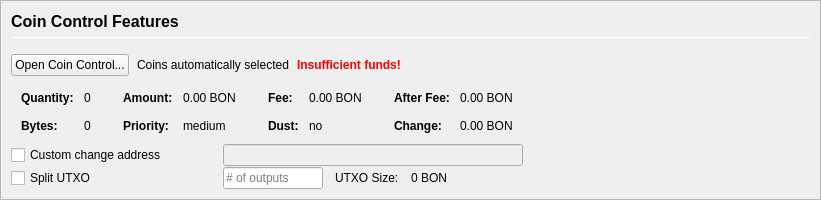
         <widget class="QFrame" name="frameCoinControl">
          <property name="sizePolicy">
           <sizepolicy hsizetype="Expanding" vsizetype="Expanding">
            <horstretch>0</horstretch>
            <verstretch>0</verstretch>
           </sizepolicy>
          </property>
          <property name="maximumSize">
           <size>
            <width>16777215</width>
            <height>16777215</height>
           </size>
          </property>
          <property name="frameShape">
           <enum>QFrame::StyledPanel</enum>
          </property>
          <property name="frameShadow">
           <enum>QFrame::Sunken</enum>
          </property>
          <layout class="QVBoxLayout" name="verticalLayoutCoinControl2">
           <property name="spacing">
            <number>0</number>
           </property>
           <property name="leftMargin">
            <number>0</number>
           </property>
           <property name="topMargin">
            <number>0</number>
           </property>
           <property name="rightMargin">
            <number>0</number>
           </property>
           <property name="bottomMargin">
            <number>0</number>
           </property>
           <item>
            <widget class="QFrame" name="frameCoinControl_BG">
             <layout class="QVBoxLayout" name="verticalLayoutCoinControl" stretch="0,0,0,0,0,0">
              <property name="spacing">
               <number>1</number>
              </property>
              <property name="leftMargin">
               <number>10</number>
              </property>
              <property name="topMargin">
               <number>10</number>
              </property>
              <item>
               <layout class="QHBoxLayout" name="horizontalLayoutCoinControl1">
                <property name="bottomMargin">
                 <number>15</number>
                </property>
                <item>
                 <layout class="QVBoxLayout" name="verticalLayout_3">
                  <property name="spacing">
                   <number>6</number>
                  </property>
                  <item>
                   <widget class="QLabel" name="labelCoinControlFeatures">
                    <property name="sizePolicy">
                     <sizepolicy hsizetype="Preferred" vsizetype="Maximum">
                      <horstretch>0</horstretch>
                      <verstretch>0</verstretch>
                     </sizepolicy>
                    </property>
                    <property name="minimumSize">
                     <size>
                      <width>0</width>
                      <height>20</height>
                     </size>
                    </property>
                    <property name="font">
                     <font>
                      <pointsize>12</pointsize>
                      <weight>75</weight>
                      <bold>true</bold>
                     </font>
                    </property>
                    <property name="styleSheet">
                     <string notr="true">font-weight:bold;</string>
                    </property>
                    <property name="text">
                     <string>Coin Control Features</string>
                    </property>
                   </widget>
                  </item>
                  <item>
                   <widget class="Line" name="line">
                    <property name="minimumSize">
                     <size>
                      <width>0</width>
                      <height>1</height>
                     </size>
                    </property>
                    <property name="maximumSize">
                     <size>
                      <width>16777215</width>
                      <height>1</height>
                     </size>
                    </property>
                    <property name="orientation">
                     <enum>Qt::Horizontal</enum>
                    </property>
                   </widget>
                  </item>
                 </layout>
                </item>
               </layout>
              </item>
              <item>
               <layout class="QHBoxLayout" name="horizontalLayoutCoinControl2" stretch="0,0,0,0">
                <property name="spacing">
                 <number>8</number>
                </property>
                <property name="bottomMargin">
                 <number>10</number>
                </property>
                <item>
                 <widget class="QPushButton" name="pushButtonCoinControl">
                  <property name="styleSheet">
                   <string notr="true"/>
                  </property>
                  <property name="text">
                   <string>Open Coin Control...</string>
                  </property>
                  <property name="autoDefault">
                   <bool>false</bool>
                  </property>
                 </widget>
                </item>
                <item>
                 <widget class="QLabel" name="labelCoinControlAutomaticallySelected">
                  <property name="text">
                   <string>Coins automatically selected</string>
                  </property>
                  <property name="margin">
                   <number>5</number>
                  </property>
                 </widget>
                </item>
                <item>
                 <widget class="QLabel" name="labelCoinControlInsuffFunds">
                  <property name="font">
                   <font>
                    <weight>75</weight>
                    <bold>true</bold>
                   </font>
                  </property>
                  <property name="styleSheet">
                   <string notr="true">color:red;font-weight:bold;</string>
                  </property>
                  <property name="text">
                   <string>Insufficient funds!</string>
                  </property>
                  <property name="margin">
                   <number>5</number>
                  </property>
                 </widget>
                </item>
                <item>
                 <spacer name="horizontalSpacerCoinControl">
                  <property name="orientation">
                   <enum>Qt::Horizontal</enum>
                  </property>
                  <property name="sizeHint" stdset="0">
                   <size>
                    <width>40</width>
                    <height>1</height>
                   </size>
                  </property>
                 </spacer>
                </item>
               </layout>
              </item>
              <item>
               <widget class="QWidget" name="widgetCoinControl" native="true">
                <property name="sizePolicy">
                 <sizepolicy hsizetype="Preferred" vsizetype="Preferred">
                  <horstretch>0</horstretch>
                  <verstretch>0</verstretch>
                 </sizepolicy>
                </property>
                <property name="minimumSize">
                 <size>
                  <width>0</width>
                  <height>0</height>
                 </size>
                </property>
                <property name="styleSheet">
                 <string notr="true"/>
                </property>
                <layout class="QHBoxLayout" name="horizontalLayoutCoinControl5">
                 <property name="leftMargin">
                  <number>0</number>
                 </property>
                 <property name="topMargin">
                  <number>0</number>
                 </property>
                 <property name="rightMargin">
                  <number>0</number>
                 </property>
                 <property name="bottomMargin">
                  <number>0</number>
                 </property>
                 <item>
                  <layout class="QHBoxLayout" name="horizontalLayoutCoinControl3" stretch="0,0,0,1">
                   <property name="spacing">
                    <number>20</number>
                   </property>
                   <property name="topMargin">
                    <number>0</number>
                   </property>
                   <property name="bottomMargin">
                    <number>10</number>
                   </property>
                   <item>
                    <layout class="QFormLayout" name="formLayoutCoinControl1">
                     <property name="horizontalSpacing">
                      <number>10</number>
                     </property>
                     <property name="verticalSpacing">
                      <number>14</number>
                     </property>
                     <property name="leftMargin">
                      <number>10</number>
                     </property>
                     <property name="topMargin">
                      <number>4</number>
                     </property>
                     <property name="rightMargin">
                      <number>6</number>
                     </property>
                     <item row="0" column="0">
                      <widget class="QLabel" name="labelCoinControlQuantityText">
                       <property name="font">
                        <font>
                         <weight>75</weight>
                         <bold>true</bold>
                        </font>
                       </property>
                       <property name="text">
                        <string>Quantity:</string>
                       </property>
                       <property name="margin">
                        <number>0</number>
                       </property>
                      </widget>
                     </item>
                     <item row="0" column="1">
                      <widget class="QLabel" name="labelCoinControlQuantity">
                       <property name="cursor">
                        <cursorShape>IBeamCursor</cursorShape>
                       </property>
                       <property name="contextMenuPolicy">
                        <enum>Qt::ActionsContextMenu</enum>
                       </property>
                       <property name="text">
                        <string notr="true">0</string>
                       </property>
                       <property name="margin">
                        <number>0</number>
                       </property>
                       <property name="textInteractionFlags">
                        <set>Qt::LinksAccessibleByMouse|Qt::TextSelectableByKeyboard|Qt::TextSelectableByMouse</set>
                       </property>
                      </widget>
                     </item>
                     <item row="1" column="0">
                      <widget class="QLabel" name="labelCoinControlBytesText">
                       <property name="font">
                        <font>
                         <weight>75</weight>
                         <bold>true</bold>
                        </font>
                       </property>
                       <property name="text">
                        <string>Bytes:</string>
                       </property>
                      </widget>
                     </item>
                     <item row="1" column="1">
                      <widget class="QLabel" name="labelCoinControlBytes">
                       <property name="cursor">
                        <cursorShape>IBeamCursor</cursorShape>
                       </property>
                       <property name="contextMenuPolicy">
                        <enum>Qt::ActionsContextMenu</enum>
                       </property>
                       <property name="text">
                        <string notr="true">0</string>
                       </property>
                       <property name="textInteractionFlags">
                        <set>Qt::LinksAccessibleByMouse|Qt::TextSelectableByKeyboard|Qt::TextSelectableByMouse</set>
                       </property>
                      </widget>
                     </item>
                    </layout>
                   </item>
                   <item>
                    <layout class="QFormLayout" name="formLayoutCoinControl2">
                     <property name="horizontalSpacing">
                      <number>10</number>
                     </property>
                     <property name="verticalSpacing">
                      <number>14</number>
                     </property>
                     <property name="leftMargin">
                      <number>6</number>
                     </property>
                     <property name="topMargin">
                      <number>4</number>
                     </property>
                     <property name="rightMargin">
                      <number>6</number>
                     </property>
                     <item row="0" column="0">
                      <widget class="QLabel" name="labelCoinControlAmountText">
                       <property name="font">
                        <font>
                         <weight>75</weight>
                         <bold>true</bold>
                        </font>
                       </property>
                       <property name="text">
                        <string>Amount:</string>
                       </property>
                       <property name="margin">
                        <number>0</number>
                       </property>
                      </widget>
                     </item>
                     <item row="0" column="1">
                      <widget class="QLabel" name="labelCoinControlAmount">
                       <property name="cursor">
                        <cursorShape>IBeamCursor</cursorShape>
                       </property>
                       <property name="contextMenuPolicy">
                        <enum>Qt::ActionsContextMenu</enum>
                       </property>
                       <property name="text">
                        <string notr="true">0.00 BON</string>
                       </property>
                       <property name="textInteractionFlags">
                        <set>Qt::LinksAccessibleByMouse|Qt::TextSelectableByKeyboard|Qt::TextSelectableByMouse</set>
                       </property>
                      </widget>
                     </item>
                     <item row="1" column="0">
                      <widget class="QLabel" name="labelCoinControlPriorityText">
                       <property name="font">
                        <font>
                         <weight>75</weight>
                         <bold>true</bold>
                        </font>
                       </property>
                       <property name="text">
                        <string>Priority:</string>
                       </property>
                      </widget>
                     </item>
                     <item row="1" column="1">
                      <widget class="QLabel" name="labelCoinControlPriority">
                       <property name="cursor">
                        <cursorShape>IBeamCursor</cursorShape>
                       </property>
                       <property name="contextMenuPolicy">
                        <enum>Qt::ActionsContextMenu</enum>
                       </property>
                       <property name="text">
                        <string>medium</string>
                       </property>
                       <property name="textInteractionFlags">
                        <set>Qt::LinksAccessibleByMouse|Qt::TextSelectableByKeyboard|Qt::TextSelectableByMouse</set>
                       </property>
                      </widget>
                     </item>
                    </layout>
                   </item>
                   <item>
                    <layout class="QFormLayout" name="formLayoutCoinControl3">
                     <property name="horizontalSpacing">
                      <number>10</number>
                     </property>
                     <property name="verticalSpacing">
                      <number>14</number>
                     </property>
                     <property name="leftMargin">
                      <number>6</number>
                     </property>
                     <property name="topMargin">
                      <number>4</number>
                     </property>
                     <property name="rightMargin">
                      <number>6</number>
                     </property>
                     <item row="0" column="0">
                      <widget class="QLabel" name="labelCoinControlFeeText">
                       <property name="font">
                        <font>
                         <weight>75</weight>
                         <bold>true</bold>
                        </font>
                       </property>
                       <property name="text">
                        <string>Fee:</string>
                       </property>
                       <property name="margin">
                        <number>0</number>
                       </property>
                      </widget>
                     </item>
                     <item row="0" column="1">
                      <widget class="QLabel" name="labelCoinControlFee">
                       <property name="cursor">
                        <cursorShape>IBeamCursor</cursorShape>
                       </property>
                       <property name="contextMenuPolicy">
                        <enum>Qt::ActionsContextMenu</enum>
                       </property>
                       <property name="text">
                        <string notr="true">0.00 BON</string>
                       </property>
                       <property name="textInteractionFlags">
                        <set>Qt::LinksAccessibleByMouse|Qt::TextSelectableByKeyboard|Qt::TextSelectableByMouse</set>
                       </property>
                      </widget>
                     </item>
                     <item row="1" column="0">
                      <widget class="QLabel" name="labelCoinControlLowOutputText">
                       <property name="font">
                        <font>
                         <weight>75</weight>
                         <bold>true</bold>
                        </font>
                       </property>
                       <property name="text">
                        <string>Dust:</string>
                       </property>
                      </widget>
                     </item>
                     <item row="1" column="1">
                      <widget class="QLabel" name="labelCoinControlLowOutput">
                       <property name="cursor">
                        <cursorShape>IBeamCursor</cursorShape>
                       </property>
                       <property name="contextMenuPolicy">
                        <enum>Qt::ActionsContextMenu</enum>
                       </property>
                       <property name="text">
                        <string>no</string>
                       </property>
                       <property name="textInteractionFlags">
                        <set>Qt::LinksAccessibleByMouse|Qt::TextSelectableByKeyboard|Qt::TextSelectableByMouse</set>
                       </property>
                      </widget>
                     </item>
                    </layout>
                   </item>
                   <item>
                    <layout class="QFormLayout" name="formLayoutCoinControl4">
                     <property name="horizontalSpacing">
                      <number>10</number>
                     </property>
                     <property name="verticalSpacing">
                      <number>14</number>
                     </property>
                     <property name="leftMargin">
                      <number>6</number>
                     </property>
                     <property name="topMargin">
                      <number>4</number>
                     </property>
                     <property name="rightMargin">
                      <number>6</number>
                     </property>
                     <item row="0" column="0">
                      <widget class="QLabel" name="labelCoinControlAfterFeeText">
                       <property name="font">
                        <font>
                         <weight>75</weight>
                         <bold>true</bold>
                        </font>
                       </property>
                       <property name="text">
                        <string>After Fee:</string>
                       </property>
                       <property name="margin">
                        <number>0</number>
                       </property>
                      </widget>
                     </item>
                     <item row="0" column="1">
                      <widget class="QLabel" name="labelCoinControlAfterFee">
                       <property name="cursor">
                        <cursorShape>IBeamCursor</cursorShape>
                       </property>
                       <property name="contextMenuPolicy">
                        <enum>Qt::ActionsContextMenu</enum>
                       </property>
                       <property name="text">
                        <string notr="true">0.00 BON</string>
                       </property>
                       <property name="textInteractionFlags">
                        <set>Qt::LinksAccessibleByMouse|Qt::TextSelectableByKeyboard|Qt::TextSelectableByMouse</set>
                       </property>
                      </widget>
                     </item>
                     <item row="1" column="0">
                      <widget class="QLabel" name="labelCoinControlChangeText">
                       <property name="font">
                        <font>
                         <weight>75</weight>
                         <bold>true</bold>
                        </font>
                       </property>
                       <property name="text">
                        <string>Change:</string>
                       </property>
                      </widget>
                     </item>
                     <item row="1" column="1">
                      <widget class="QLabel" name="labelCoinControlChange">
                       <property name="cursor">
                        <cursorShape>IBeamCursor</cursorShape>
                       </property>
                       <property name="contextMenuPolicy">
                        <enum>Qt::ActionsContextMenu</enum>
                       </property>
                       <property name="text">
                        <string notr="true">0.00 BON</string>
                       </property>
                       <property name="textInteractionFlags">
                        <set>Qt::LinksAccessibleByMouse|Qt::TextSelectableByKeyboard|Qt::TextSelectableByMouse</set>
                       </property>
                      </widget>
                     </item>
                    </layout>
                   </item>
                  </layout>
                 </item>
                </layout>
               </widget>
              </item>
              <item>
               <layout class="QHBoxLayout" name="horizontalLayoutCoinControl4">
                <property name="spacing">
                 <number>12</number>
                </property>
                <property name="sizeConstraint">
                 <enum>QLayout::SetDefaultConstraint</enum>
                </property>
                <property name="topMargin">
                 <number>0</number>
                </property>
                <property name="rightMargin">
                 <number>0</number>
                </property>
                <item>
                 <widget class="QCheckBox" name="checkBoxCoinControlChange">
                  <property name="sizePolicy">
                   <sizepolicy hsizetype="Preferred" vsizetype="Preferred">
                    <horstretch>0</horstretch>
                    <verstretch>0</verstretch>
                   </sizepolicy>
                  </property>
                  <property name="minimumSize">
                   <size>
                    <width>200</width>
                    <height>0</height>
                   </size>
                  </property>
                  <property name="maximumSize">
                   <size>
                    <width>200</width>
                    <height>16777215</height>
                   </size>
                  </property>
                  <property name="toolTip">
                   <string>If this is activated, but the change address is empty or invalid, change will be sent to a newly generated address.</string>
                  </property>
                  <property name="text">
                   <string>Custom change address</string>
                  </property>
                 </widget>
                </item>
                <item>
                 <widget class="QValidatedLineEdit" name="lineEditCoinControlChange">
                  <property name="enabled">
                   <bool>false</bool>
                  </property>
                  <property name="sizePolicy">
                   <sizepolicy hsizetype="Preferred" vsizetype="Preferred">
                    <horstretch>0</horstretch>
                    <verstretch>0</verstretch>
                   </sizepolicy>
                  </property>
                  <property name="minimumSize">
                   <size>
                    <width>300</width>
                    <height>0</height>
                   </size>
                  </property>
                 </widget>
                </item>
                <item>
                 <widget class="QLabel" name="labelCoinControlChangeLabel">
                  <property name="sizePolicy">
                   <sizepolicy hsizetype="Preferred" vsizetype="Preferred">
                    <horstretch>0</horstretch>
                    <verstretch>0</verstretch>
                   </sizepolicy>
                  </property>
                  <property name="minimumSize">
                   <size>
                    <width>100</width>
                    <height>0</height>
                   </size>
                  </property>
                  <property name="text">
                   <string/>
                  </property>
                  <property name="margin">
                   <number>3</number>
                  </property>
                 </widget>
                </item>
               </layout>
              </item>
              <item>
               <layout class="QHBoxLayout" name="horizontalLayoutCoinControl6">
                <property name="spacing">
                 <number>12</number>
                </property>
                <property name="rightMargin">
                 <number>0</number>
                </property>
                <item>
                 <widget class="QCheckBox" name="splitBlockCheckBox">
                  <property name="sizePolicy">
                   <sizepolicy hsizetype="Preferred" vsizetype="Preferred">
                    <horstretch>0</horstretch>
                    <verstretch>0</verstretch>
                   </sizepolicy>
                  </property>
                  <property name="minimumSize">
                   <size>
                    <width>200</width>
                    <height>0</height>
                   </size>
                  </property>
                  <property name="maximumSize">
                   <size>
                    <width>200</width>
                    <height>16777215</height>
                   </size>
                  </property>
                  <property name="text">
                   <string>Split UTXO</string>
                  </property>
                 </widget>
                </item>
                <item>
                 <widget class="QLineEdit" name="splitBlockLineEdit">
                  <property name="sizePolicy">
                   <sizepolicy hsizetype="Preferred" vsizetype="Preferred">
                    <horstretch>50</horstretch>
                    <verstretch>0</verstretch>
                   </sizepolicy>
                  </property>
                  <property name="minimumSize">
                   <size>
                    <width>100</width>
                    <height>0</height>
                   </size>
                  </property>
                  <property name="maximumSize">
                   <size>
                    <width>100</width>
                    <height>16777215</height>
                   </size>
                  </property>
                  <property name="placeholderText">
                   <string># of outputs</string>
                  </property>
                 </widget>
                </item>
                <item>
                 <widget class="QLabel" name="labelBlockSizeText">
                  <property name="text">
                   <string>UTXO Size:</string>
                  </property>
                 </widget>
                </item>
                <item>
                 <widget class="QLabel" name="labelBlockSize">
                  <property name="text">
                   <string>0 BON</string>
                  </property>
                 </widget>
                </item>
                <item>
                 <spacer name="horizontalSpacer_7">
                  <property name="orientation">
                   <enum>Qt::Horizontal</enum>
                  </property>
                  <property name="sizeHint" stdset="0">
                   <size>
                    <width>40</width>
                    <height>20</height>
                   </size>
                  </property>
                 </spacer>
                </item>
               </layout>
              </item>
              <item>
               <spacer name="verticalSpacerCoinControl">
                <property name="orientation">
                 <enum>Qt::Vertical</enum>
                </property>
                <property name="sizeHint" stdset="0">
                 <size>
                  <width>800</width>
                  <height>1</height>
                 </size>
                </property>
               </spacer>
              </item>
             </layout>
            </widget>
           </item>
          </layout>
         </widget>
